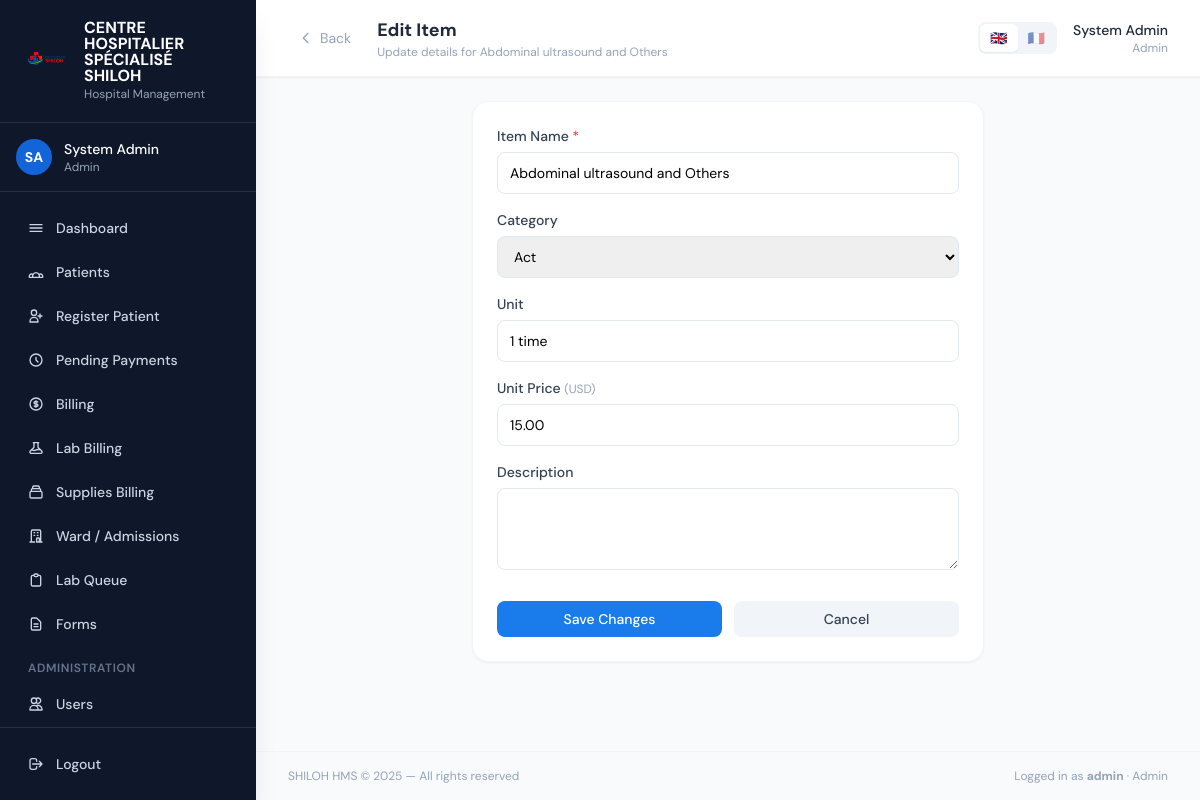
Page /consumables/257/edit/ (signed in) on the committed database.
### core/models.py (models this page shows, shortened)
class HospitalSettings(models.Model):
    hospital_name = models.CharField(
        max_length=200, default='Hospital',
        help_text="Hospital name shown on receipts and the login page"
    )
    logo = models.ImageField(
        upload_to='hospital_logo/', null=True, blank=True,
        help_text="Logo shown on login page, receipts, and as favicon"
    )
    logo_size = models.CharField(
        max_length=10, choices=LogoSize.choices, default=LogoSize.MEDIUM,
        help_text="Display size of the logo on the login page and sidebar"
    )
    consultation_fee = models.DecimalField(
        max_digits=12, decimal_places=2, default=0,
        help_text="Standard consultation fee in CDF"
    )
    fixed_fee = models.DecimalField(
        max_digits=14, decimal_places=2, default=46136.71,
        help_text="Fixed administrative fee in CDF added to every bill"
    )
    currency = models.CharField(
        max_length=10, default='CDF',
        help_text="Primary currency code or symbol (e.g. CDF, RWF, KES)"
    )
    language = models.CharField(
        max_length=10,
        choices=[('en', 'English'), ('fr', 'Français')],
        default='en',
        help_text="System-wide display language for all users"
    )
    updated_at = models.DateTimeField(auto_now=True)
    updated_by = models.ForeignKey(
        'User', null=True, blank=True, on_delete=models.SET_NULL, related_name='settings_updated'
    )
    class Meta:
        verbose_name = "Hospital Settings"
    @classmethod
    def get(cls):
        obj, _ = cls.objects.get_or_create(pk=1)
        return obj

class User(AbstractUser):
    role = models.CharField(max_length=20, choices=Role.choices, default=Role.RECEPTIONIST)
    specialty = models.CharField(
        max_length=30, choices=Specialty.choices, blank=True, default='',
        help_text="Only applicable for doctors"
    )
    phone = models.CharField(max_length=20, blank=True)
    is_deleted = models.BooleanField(default=False)
    must_change_password = models.BooleanField(default=False)
    preferred_language = models.CharField(
        max_length=5, choices=Language.choices, blank=True, default='',
        help_text="If blank, the hospital's default system language is used."
    )
    created_by = models.ForeignKey(
        'self', null=True, blank=True, on_delete=models.SET_NULL, related_name='created_users'
    )

class Consumable(models.Model):
    name = models.CharField(max_length=200)
    category = models.CharField(max_length=30, choices=ConsumableCategory.choices, default=ConsumableCategory.ACT)
    description = models.TextField(blank=True)
    unit = models.CharField(max_length=50, default='unit', help_text="e.g. tablet, ml, piece, roll")
    unit_price = models.DecimalField(max_digits=14, decimal_places=2, default=0)
    is_active = models.BooleanField(default=True)
    created_by = models.ForeignKey(
        'User', null=True, blank=True, on_delete=models.SET_NULL, related_name='consumables_created'
    )
    created_at = models.DateTimeField(auto_now_add=True)
    updated_at = models.DateTimeField(auto_now=True)
    class Meta:
        ordering = ['category', 'name']
        verbose_name = "Consumable / Supply"

### core/views.py (the view, shortened to what this page needs)
# urls.py: path('consumables/<int:pk>/edit/', views.consumable_edit, name='consumable_edit'),
@admin_required
def consumable_edit(request, pk):
    c = get_object_or_404(Consumable, pk=pk)
    return render(request, 'core/consumable_edit.html', {
        'c': c,
        'categories': ConsumableCategory.choices,
    })

### templates/core/consumable_edit.html (shortened to what this page needs)
{% extends 'base.html' %}
{% load i18n %}
{% block page_title %}Edit Item{% endblock %}
{% block page_subtitle %}Update details for {{ c.name }}{% endblock %}
{% block content %}
<div class="max-w-lg mx-auto">
  <div class="card">
    <form method="post">
      <div class="space-y-4">
        <div>
          <label class="form-label">Item Name <span class="text-red-500">*</span></label>
          <input name="name" required class="form-input" value="{{ c.name }}" />
        </div>
        <div>
          <label class="form-label">Category</label>
          <select name="category" class="form-input">
            {% for val, label in categories %}
            <option value="{{ val }}" {% if val == c.category %}selected{% endif %}>{{ label }}</option>
            {% endfor %}
          </select>
        </div>
        <div>
          <label class="form-label">Unit</label>
          <input name="unit" class="form-input" value="{{ c.unit }}" placeholder="tablet, ml, piece…" />
        </div>
        <div>
          <label class="form-label">Unit Price <span class="text-xs font-normal text-slate-400">({{ currency }})</span></label>
          <input name="unit_price" type="number" step="0.01" min="0" class="form-input" value="{{ c.unit_price }}" placeholder="0.00" />
        </div>
        <div>
          <label class="form-label">Description</label>
          <textarea name="description" rows="3" class="form-input">{{ c.description }}</textarea>
        </div>
        <div class="flex gap-3 pt-2">
          <button type="submit" class="btn-primary flex-1 justify-center">Save Changes</button>
          <a href="{% url 'consumables_list' %}" class="btn-secondary flex-1 justify-center">Cancel</a>
        </div>
      </div>
    </form>
  </div>
</div>
{% endblock %}

### templates/base.html (shortened to what this page needs)
{% load i18n %}<!DOCTYPE html>
<html lang="{{ request.LANGUAGE_CODE|default:'en' }}">
<head>
  <script src="https://cdn.tailwindcss.com"></script>
</head>
<body class="bg-slate-50 min-h-screen flex">
{% if user.is_authenticated %}
<aside class="w-64 h-screen bg-slate-900 flex flex-col fixed top-0 left-0 z-40 shadow-xl overflow-hidden">
  <div class="px-6 py-5 border-b border-white/10">
    <div class="flex items-center gap-3">
      {% if hospital_logo_url %}
      <img src="{{ hospital_logo_url }}" alt="{{ hospital_name }}"
           style="width:{{ logo_size_px }};height:{{ logo_size_px }};max-width:48px;max-height:48px"
           class="object-contain rounded-xl shrink-0" />
      {% endif %}
      <div>
        <div class="text-white font-bold text-base leading-none">{{ hospital_name|upper }}</div>
        <div class="text-slate-400 text-xs mt-0.5">{% trans "Hospital Management" %}</div>
      </div>
    </div>
  </div>
  <div class="px-4 py-4 border-b border-white/10">
    <div class="flex items-center gap-3">
      <div class="w-9 h-9 bg-brand-700 rounded-full flex items-center justify-center text-white text-sm font-bold">
        {{ user.first_name|first|upper }}{{ user.last_name|first|upper }}
      </div>
      <div class="flex-1 min-w-0">
        <div class="text-white text-sm font-medium truncate">{{ user.get_full_name }}</div>
        <div class="text-slate-400 text-xs capitalize">{{ user.get_role_display }}</div>
      </div>
    </div>
  </div>
  <nav class="flex-1 px-3 py-4 space-y-1 overflow-y-auto">
    <a href="{% url 'dashboard' %}" class="sidebar-link {% if request.resolver_match.url_name == 'dashboard' %}active{% endif %}">
      <svg class="w-4 h-4" fill="none" viewBox="0 0 24 24" stroke="currentColor"><path stroke-linecap="round" stroke-linejoin="round" stroke-width="2" d="M3 7h18M3 12h18M3 17h18"/></svg>
      {% trans "Dashboard" %}
    </a>
    {% if user.role != 'accountant' and user.role != 'lab_technician' %}
    <a href="{% url 'patient_list' %}" class="sidebar-link {% if 'patient' in request.resolver_match.url_name %}active{% endif %}">
      {% trans "Patients" %}
    </a>
    {% endif %}
    {% if user.role == 'receptionist' or user.role == 'admin' %}
    <a href="{% url 'patient_register' %}" class="sidebar-link {% if request.resolver_match.url_name == 'patient_register' %}active{% endif %}">
      <svg class="w-4 h-4" fill="none" viewBox="0 0 24 24" stroke="currentColor"><path stroke-linecap="round" stroke-linejoin="round" stroke-width="2" d="M18 9v3m0 0v3m0-3h3m-3 0h-3m-2-5a4 4 0 11-8 0 4 4 0 018 0zM3 20a6 6 0 0112 0v1H3v-1z"/></svg>
      {% trans "Register Patient" %}
    </a>
    {% endif %}
    {% if user.role == 'accountant' or user.role == 'admin' %}
    <a href="{% url 'pending_billing_list' %}" class="sidebar-link {% if 'pending_billing' in request.resolver_match.url_name %}active{% endif %}">
      <svg class="w-4 h-4" fill="none" viewBox="0 0 24 24" stroke="currentColor"><path stroke-linecap="round" stroke-linejoin="round" stroke-width="2" d="M12 8v4l3 3m6-3a9 9 0 11-18 0 9 9 0 0118 0z"/></svg>
      {% trans "Pending Payments" %}
    </a>
    <a href="{% url 'billing_dashboard' %}" class="sidebar-link {% if 'billing_dashboard' == request.resolver_match.url_name or 'payment' in request.resolver_match.url_name %}active{% endif %}">
      {% trans "Billing" %}
    </a>
    <a href="{% url 'lab_billing_list' %}" class="sidebar-link {% if 'lab_billing' in request.resolver_match.url_name or 'lab_payment' in request.resolver_match.url_name %}active{% endif %}">
      {% trans "Lab Billing" %}
    </a>
    <a href="{% url 'supplies_billing_list' %}" class="sidebar-link {% if 'supplies_billing' in request.resolver_match.url_name %}active{% endif %}">
      <svg class="w-4 h-4" fill="none" viewBox="0 0 24 24" stroke="currentColor"><path stroke-linecap="round" stroke-linejoin="round" stroke-width="2" d="M19 11H5m14 0a2 2 0 012 2v6a2 2 0 01-2 2H5a2 2 0 01-2-2v-6a2 2 0 012-2m14 0V9a2 2 0 00-2-2M5 11V9a2 2 0 012-2m0 0V5a2 2 0 012-2h6a2 2 0 012 2v2M7 7h10"/></svg>
      {% trans "Supplies Billing" %}
    </a>
    {% endif %}
    {% if user.role == 'nurse' or user.role == 'admin' %}
    <a href="{% url 'admission_list' %}" class="sidebar-link {% if 'admission' in request.resolver_match.url_name %}active{% endif %}">
      <svg class="w-4 h-4" fill="none" viewBox="0 0 24 24" stroke="currentColor"><path stroke-linecap="round" stroke-linejoin="round" stroke-width="2" d="M19 21V5a2 2 0 00-2-2H7a2 2 0 00-2 2v16m14 0h2m-2 0h-5m-9 0H3m2 0h5M9 7h1m-1 4h1m4-4h1m-1 4h1m-2 10v-5a1 1 0 011-1h2a1 1 0 011 1v5m-4 0h4"/></svg>
      {% trans "Ward / Admissions" %}
    </a>
    {% endif %}
    {% if user.role == 'lab_technician' or user.role == 'admin' %}
    <a href="{% url 'lab_queue' %}" class="sidebar-link {% if 'lab' in request.resolver_match.url_name %}active{% endif %}">
      <svg class="w-4 h-4" fill="none" viewBox="0 0 24 24" stroke="currentColor"><path stroke-linecap="round" stroke-linejoin="round" stroke-width="2" d="M9 5H7a2 2 0 00-2 2v12a2 2 0 002 2h10a2 2 0 002-2V7a2 2 0 00-2-2h-2M9 5a2 2 0 002 2h2a2 2 0 002-2M9 5a2 2 0 012-2h2a2 2 0 012 2"/></svg>
      {% trans "Lab Queue" %}
    </a>
    {% endif %}
    <a href="{% url 'forms_library' %}" class="sidebar-link {% if 'forms' in request.resolver_match.url_name %}active{% endif %}">
      <svg class="w-4 h-4" fill="none" viewBox="0 0 24 24" stroke="currentColor"><path stroke-linecap="round" stroke-linejoin="round" stroke-width="2" d="M9 12h6m-6 4h6m2 5H7a2 2 0 01-2-2V5a2 2 0 012-2h5.586a1 1 0 01.707.293l5.414 5.414a1 1 0 01.293.707V19a2 2 0 01-2 2z"/></svg>
      {% trans "Forms" %}
    </a>
    {% if user.role == 'admin' %}
    <div class="pt-3 pb-1 px-4 text-xs font-semibold text-slate-500 uppercase tracking-wider">{% trans "Administration" %}</div>
    <a href="{% url 'user_list' %}" class="sidebar-link {% if 'user' in request.resolver_match.url_name %}active{% endif %}">
      <svg class="w-4 h-4" fill="none" viewBox="0 0 24 24" stroke="currentColor"><path stroke-linecap="round" stroke-linejoin="round" stroke-width="2" d="M12 4.354a4 4 0 110 5.292M15 21H3v-1a6 6 0 0112 0v1zm0 0h6v-1a6 6 0 00-9-5.197M13 7a4 4 0 11-8 0 4 4 0 018 0z"/></svg>
      {% trans "Users" %}
    </a>
    {% endif %}
  </nav>
  <div class="px-3 py-4 border-t border-white/10">
    <a href="{% url 'logout' %}" class="sidebar-link text-red-400 hover:bg-red-500/10 hover:text-red-300">
      <svg class="w-4 h-4" fill="none" viewBox="0 0 24 24" stroke="currentColor"><path stroke-linecap="round" stroke-linejoin="round" stroke-width="2" d="M17 16l4-4m0 0l-4-4m4 4H7m6 4v1a3 3 0 01-3 3H6a3 3 0 01-3-3V7a3 3 0 013-3h4a3 3 0 013 3v1"/></svg>
      {% trans "Logout" %}
    </a>
  </div>
</aside>
<div class="ml-64 flex-1 flex flex-col min-h-screen">
  <header class="bg-white border-b border-slate-100 px-8 py-4 flex items-center justify-between sticky top-0 z-30 shadow-sm">
    <div class="flex items-center gap-4">
      <button onclick="history.back()"
              class="flex items-center gap-1.5 text-slate-400 hover:text-slate-700 hover:bg-slate-100 px-2.5 py-1.5 rounded-lg transition-colors text-sm"
              title="Go back">
        <svg class="w-4 h-4" fill="none" viewBox="0 0 24 24" stroke="currentColor"><path stroke-linecap="round" stroke-linejoin="round" stroke-width="2" d="M15 19l-7-7 7-7"/></svg>
        {% trans "Back" %}
      </button>
      <div>
        <h1 class="text-lg font-bold text-slate-800">{% block page_title %}Dashboard{% endblock %}</h1>
        <p class="text-xs text-slate-400">{% block page_subtitle %}{% endblock %}</p>
      </div>
    </div>
    <div class="flex items-center gap-4">
      <form method="post" action="{% url 'set_my_language' %}" class="flex items-center bg-slate-100 rounded-lg p-0.5">
        <button type="submit" name="language" value="en" title="English"
                class="px-2.5 py-1 rounded-md text-sm transition-colors {% if user.preferred_language == 'en' or not user.preferred_language %}bg-white shadow-sm{% else %}opacity-50 hover:opacity-80{% endif %}">
          🇬🇧
        </button>
        <button type="submit" name="language" value="fr" title="Français"
                class="px-2.5 py-1 rounded-md text-sm transition-colors {% if user.preferred_language == 'fr' %}bg-white shadow-sm{% else %}opacity-50 hover:opacity-80{% endif %}">
          🇫🇷
        </button>
      </form>
      <a href="{% url 'my_profile' %}" class="text-right hover:opacity-70 transition-opacity">
        <div class="text-sm font-medium text-slate-800">{{ user.get_full_name }}</div>
        <div class="text-xs text-slate-400 capitalize">{{ user.get_role_display }}</div>
      </a>
    </div>
  </header>
  <main class="flex-1 px-8 py-6">
{% else %}
<div class="flex-1">
{% endif %}
{% block content %}{% endblock %}
{% if user.is_authenticated %}
  </main>
  <footer class="px-8 py-4 border-t border-slate-100 text-xs text-slate-400 flex justify-between">
    <span>SHILOH HMS &copy; 2025 — {% trans "All rights reserved" %}</span>
    <span>{% trans "Logged in as" %} <strong>{{ user.username }}</strong> · <span class="capitalize">{{ user.get_role_display }}</span></span>
  </footer>
</div>
{% else %}
</div>
{% endif %}
</body>
</html>

### templates/base.html (style rules this page uses)
body { font-family: 'DM Sans', sans-serif; }
.sidebar-link { @apply flex items-center gap-3 px-4 py-2.5 rounded-lg text-slate-300 hover:bg-white/10 hover:text-white transition-all text-sm font-medium; }
.card { @apply bg-white rounded-2xl shadow-sm border border-slate-100 p-6; }
.btn-primary { @apply inline-flex items-center gap-2 bg-brand-600 hover:bg-brand-700 text-white px-4 py-2 rounded-lg text-sm font-medium transition-colors; }
.btn-secondary { @apply inline-flex items-center gap-2 bg-slate-100 hover:bg-slate-200 text-slate-700 px-4 py-2 rounded-lg text-sm font-medium transition-colors; }
.form-input { @apply w-full border border-slate-200 rounded-lg px-3 py-2.5 text-sm focus:outline-none focus:ring-2 focus:ring-brand-500 focus:border-transparent transition-all; }
.form-label { @apply block text-sm font-medium text-slate-700 mb-1.5; }

### rows in the picture
HospitalSettings: hospital_name "CENTRE HOSPITALIER SPÉCIALISÉ SHILOH", currency "USD"
User: first_name|first "S", last_name|first "A", get_full_name "System Admin", role "Admin", username "admin"
Consumable: name "Abdominal ultrasound and Others", category "Act", unit "1 time", unit_price "15.00"
